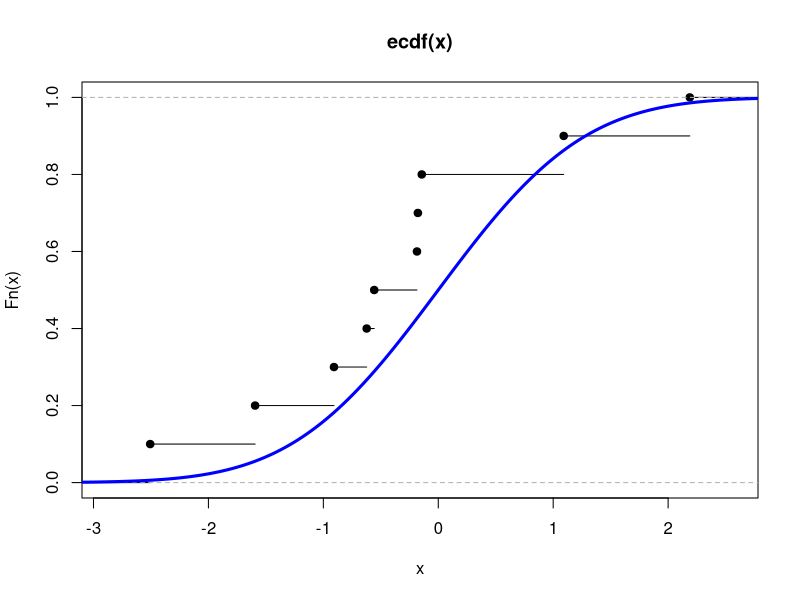
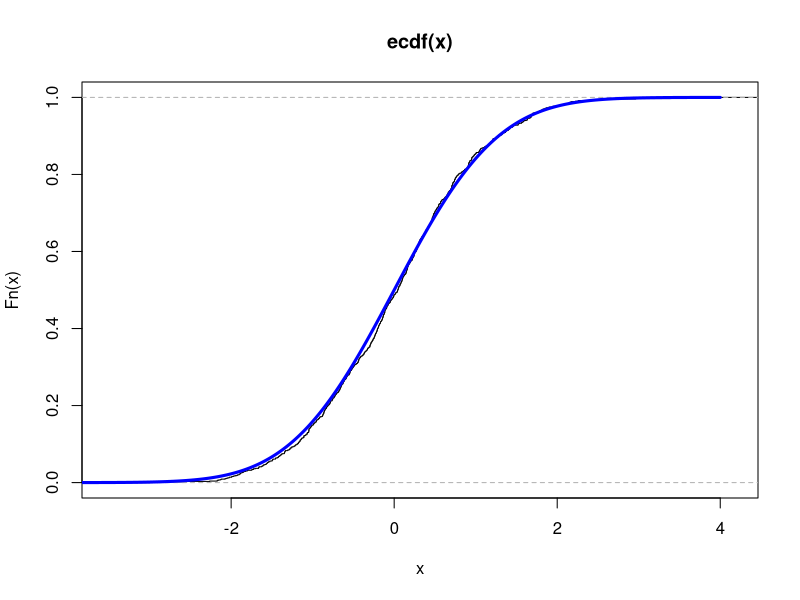
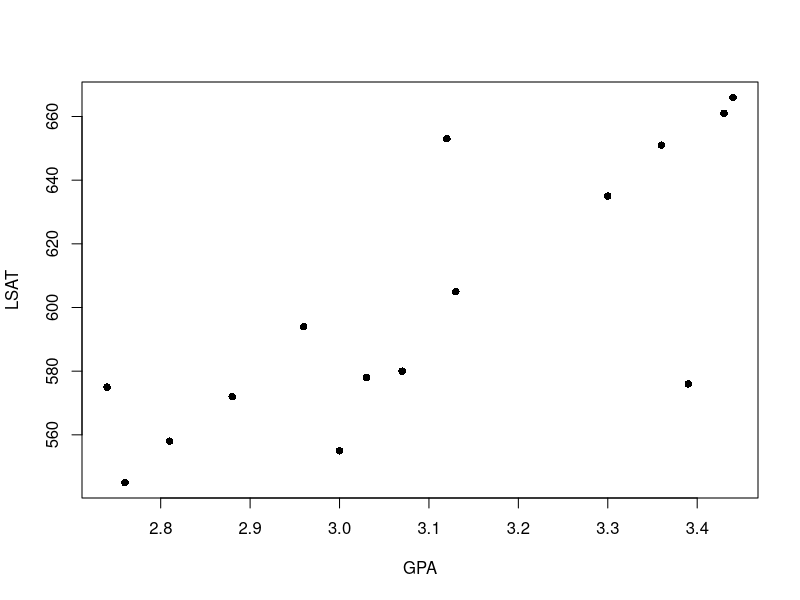
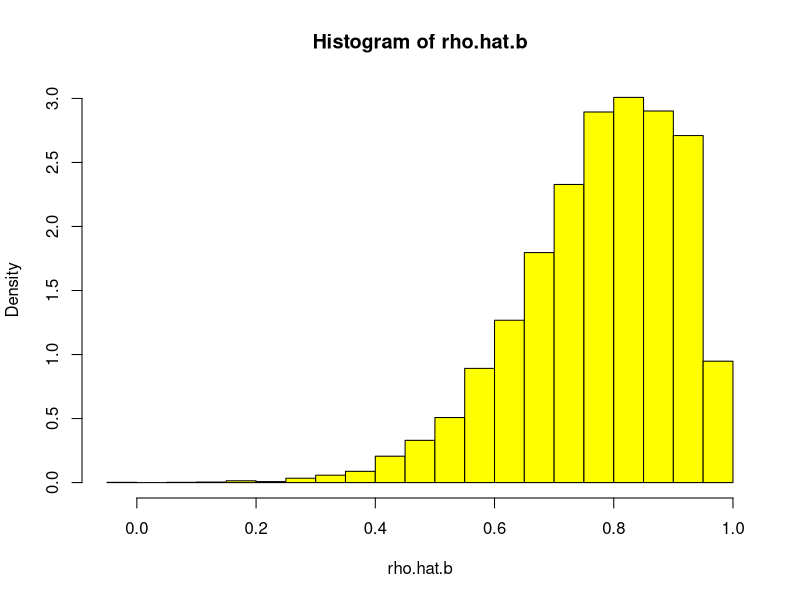
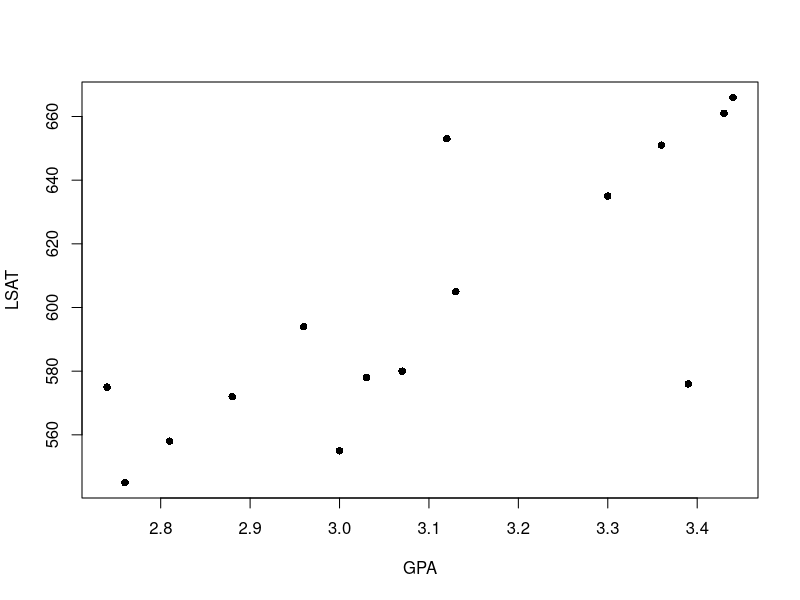
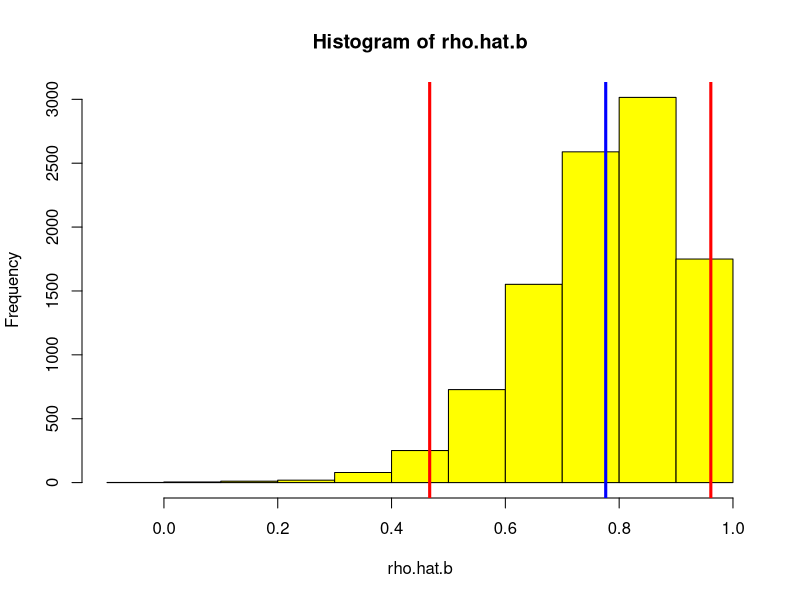
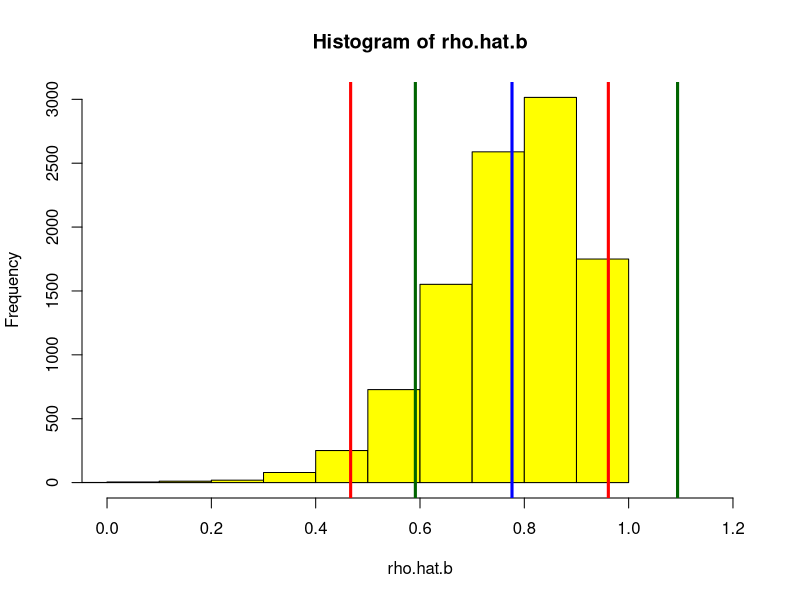
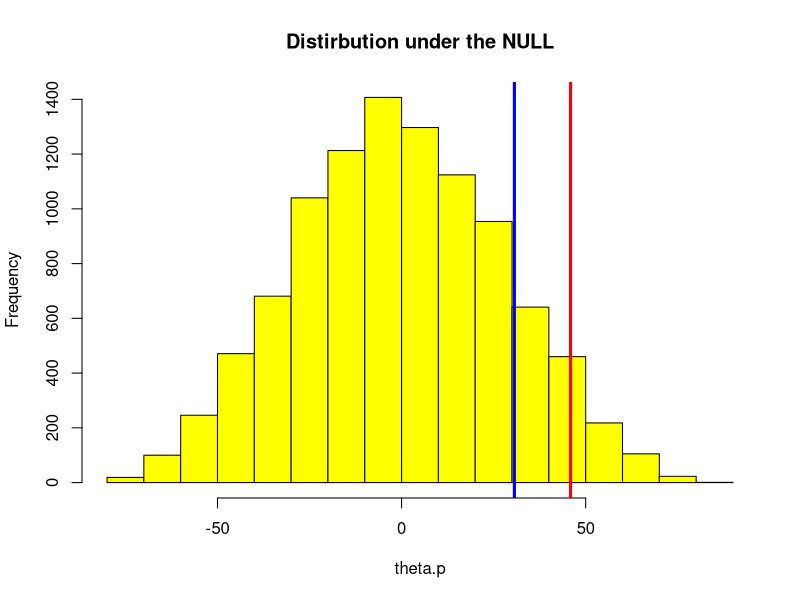

Source code (R) for these figures, in order:
## ---- chunk 1
set.seed(1001)
x <- rnorm(10)
sort(x)
## ---- chunk 2
F <- ecdf(x)
plot(F)
z <- seq(-4,4, by=0.001)
lines(z, pnorm(z), lwd=3, col="blue")
## ---- chunk 3
x <- rnorm(1000)
F <- ecdf(x)
plot(F)
z <- seq(-4,4, by=0.001)
lines(z, pnorm(z), lwd=3, col="blue")
## ---- chunk 4
## law school data
LSAT <- c(576, 578, 555, 605, 545, 635, 666, 661, 
          653, 572, 558, 580, 651, 575, 594)
GPA <- c(3.39, 3.03, 3.00, 3.13, 2.76, 3.30, 3.44, 
         3.43, 3.12, 2.88, 2.81, 3.07, 3.36, 2.74, 2.96)

D <- data.frame(LSAT, GPA)
n <- nrow(D)


##
plot(GPA, LSAT, pch=16)
rho.hat <- cor(LSAT, GPA)
rho.hat
## ---- chunk 5
## Bootstrap
####################################################
## Take a single bootstrap sample
## As it is random it is different than in the notes
set.seed(2000)
S <- sample(1:n, n, replace = TRUE)
D.s <- D[S,]

### Let's do B samples
B <- 10000
D.B <- array(list(), B)

rho.hat.b <- rep(0, B)

for(b in 1:B){
S <- sample(1:n, n, replace = TRUE)
D.B[[b]] <- D[S,]  

##
rho.hat.b[b] <- cor(D.B[[b]]$LSAT, D.B[[b]]$GPA)  
	}

hist(rho.hat.b, col="yellow", prob=TRUE)
## ---- chunk 6
rho.hat

Bias.B.hat <- mean(rho.hat.b) - rho.hat
Bias.B.hat

Var.B.hat <- var(rho.hat.b)
Var.B.hat

## ---- chunk 7
## Law School Example

## law school data
LSAT <- c(576, 578, 555, 605, 545, 635, 666, 661, 653, 
          572, 558, 580, 651, 575, 594)
GPA <- c(3.39, 3.03, 3.00, 3.13, 2.76, 3.30, 3.44, 3.43, 
         3.12, 2.88, 2.81, 3.07, 3.36, 2.74, 2.96)

D <- data.frame(LSAT, GPA)
n <- nrow(D)
## ---- chunk 8
plot(GPA, LSAT, pch=16)

##
rho.hat <- cor(LSAT, GPA)
rho.hat
## ---- chunk 9
### Let's do B samples
set.seed(1001)
B <- 10000

D.B <- array(list(), B)

rho.hat.b <- rep(0, B)

for(b in 1:B){
S <- sample(1:n, n, replace = TRUE)
D.B[[b]] <- D[S,]  

##
rho.hat.b[b] <- cor(D.B[[b]]$LSAT, D.B[[b]]$GPA)	
	}
## ---- chunk 10
Var.B.hat <- var(rho.hat.b)
Var.B.hat

## interval based on asymptotic normality
alpha <- 0.05

c(rho.hat - qnorm(1-alpha/2)*sqrt(Var.B.hat), 
  rho.hat + qnorm(1-alpha/2)*sqrt(Var.B.hat))
## ---- chunk 11
## Now let's just examine the bootstrapped values and use the empirical values
alpha=0.05
qu <- quantile(rho.hat.b, c(alpha/2, 1-alpha/2))  
qu
## ---- chunk 12
## Now let's just examine the bootstrapped values and use the empirical values
hist(rho.hat.b, col="yellow", freq=TRUE)
abline(v=qu, col="red", lwd=3)
abline(v=rho.hat, col="blue", lwd=3)
## ---- chunk 13
## Now let's just examine the bootstrapped values and use the empirical values
hist(rho.hat.b, col="yellow", freq=TRUE, xlim=c(0, 1.2))
abline(v=qu, col="red", lwd=3)
abline(v=rho.hat, col="blue", lwd=3)
abline(v=c(0.5911, 1.0938), col="dark green", lwd=3)
## ---- chunk 14
treat <- c(94, 197, 16, 38, 99, 141, 23)
n <- length(treat)
control <- c(52, 104, 146, 10, 51, 30, 40, 27, 46)
m <- length(control)
## ---- chunk 15
theta <- mean(treat) - mean(control)
theta
## ---- chunk 16
data <- c(treat, control)
data.p <- sample(data)
treat.p <- data.p[1:n]
control.p <- data.p[(n+1):(n+m)]
treat.p
control.p
theta.p <- mean(treat.p) - mean(control.p)
theta.p
## ---- chunk 17
set.seed(1001)
B <- 10000
theta.p <- rep(0, B)

for(b in 1:B){
  data.p <- sample(data)
  treat.p <- data.p[1:n]
  control.p <- data.p[(n+1):(n+m)]
  theta.p[b] <- mean(treat.p) - mean(control.p)
  }
## ---- chunk 18
hist(theta.p, col="yellow", 
     main="Distirbution under the NULL")

## determine the critical value for alpha = 0.05
qu <- quantile(theta.p, 0.95)
abline(v=qu, lwd=3, col="red")

## add the statistic based on the 
## original data (non permuted)
abline(v=theta, lwd=3, col="blue")
## ---- chunk 19
p.value <- mean(theta.p > theta)
p.value
## ---- chunk 20
set.seed(1001)
B <- 10000
theta.star <- rep(0, B)
N <- n+m
theta <- mean(treat) - mean(control)

for(b in 1:B){
  data.star <- sample(data, N, replace=TRUE)
  treat.star <- data.star[1:n]
  control.star <- data.star[-c(1:n)]
  theta.star[b] <- mean(treat.star) - mean(control.star)
  }

## ---- chunk 21
hist(theta.star, col="yellow", 
     main="Distirbution under the NULL")

## determine the critical value for alpha = 0.05
qu <- quantile(theta.star, 0.95)
abline(v=qu, lwd=3, col="red")

## add the statistic based on the original data (non permuted)
abline(v=theta, lwd=3, col="blue")

p.value <- mean(theta.star > theta)
p.value
## ---- chunk 22
y <- treat
mean(y)
sd(y)
## ---- chunk 23
set.seed(1001)
B <- 10000
m <- length(y)
t.obs <- abs( (mean(y) - 129)/(sd(y)/sqrt(7)))
t.star <- rep(0, B)

for(b in 1:B){
y.star <- sample(y, m, replace=TRUE)
y.tilde.star <- y.star + 42.1
  
t.star[b] <- abs( (mean(y.tilde.star) - 129)/
                    (sd(y.tilde.star)/sqrt(7)))
  }

## ---- chunk 24
hist(t.star, col="yellow", 
     main="Distirbution under the NULL")

## determine the critical value for alpha = 0.05
qu <- quantile(t.star, 0.95)
abline(v=qu, lwd=3, col="red")

## add the statistic based on the original data
abline(v=t.obs, lwd=3, col="blue")

p.value <- mean(t.star > t.obs)
p.value
